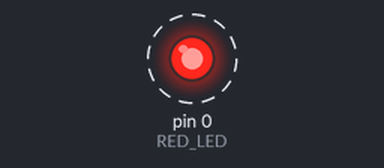
Bench run of a sketch on a simulated Arduino Uno, built with avr-gcc and run on an emulated ATmega328P. Shown: output pins drawn as LEDs (lit = HIGH). Dashed ring = blinking.

Above: at 0.5 s.
Timing chart, 0 to 4.6 s (numbered marks = the images above):
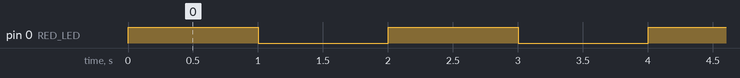

The sketch:

BLINK_RED_LED__1_.ino
```cpp
/* TEAM NAME  - PIRATES
  TEAM NUMBER - 37
  TEAM LEADER -  Jasmeet Kaur

 1. Write a program to blink RED LED connected to PicoBoard GPIO PIn Number : 16 */

#define RED_LED 0 //GP 16
void setup() {
  pinMode( RED_LED , OUTPUT);
}

void loop() {

  digitalWrite(RED_LED , HIGH);
  delay(1000);
  digitalWrite(RED_LED , LOW);
  delay(1000);

}
```

Measured:
- by itself, pin 0 (RED_LED): alternates HIGH for 1.0 s and LOW for 1.0 s
